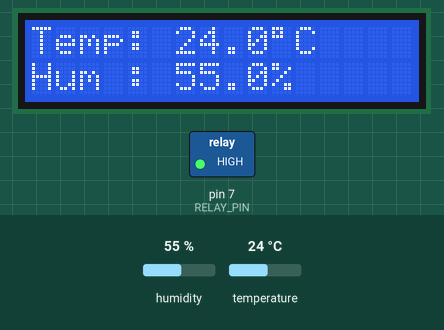
Bench run of a sketch on a simulated Arduino Uno, built with avr-gcc and run on an emulated ATmega328P. Parts: 16×2 character LCD, switched loads named in the sketch (green lamp = pin HIGH). The test bench sets the inputs (shaded band); at power-on: humidity 55 %, temperature 24 °C.

Above: at 3.2 s.
3.3 s: humidity set to 67 %
At 5.6 s:
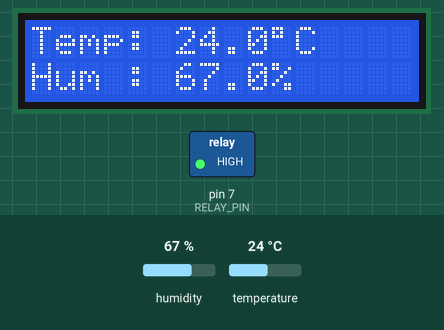
6.0 s: humidity set to 71 %
At 6.7 s:
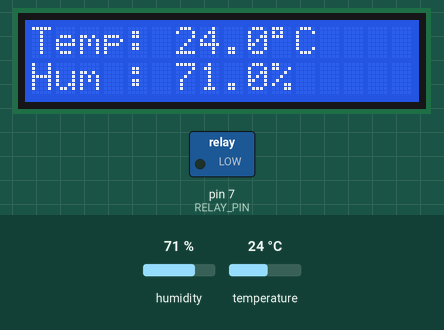
8.7 s: temperature set to 12 °C
At 11.2 s:
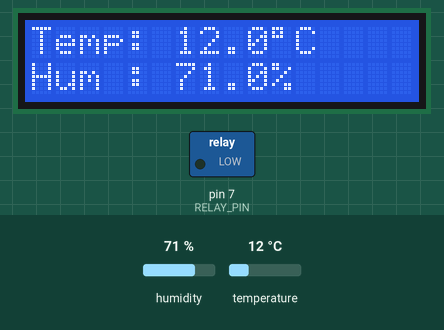
11.8 s: temperature set to 19 °C
At 13.4 s:
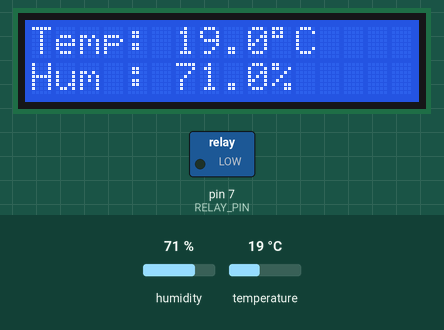
Timing chart, 0 to 14.9 s (numbered marks = the images above; inputs shaded):
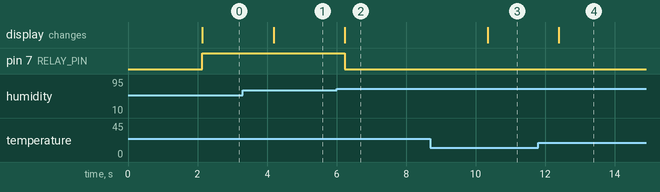

Measured:
- the behaviour switches between 69 and 70 % on humidity (found by bisection; images 1 and 2)
- after the input at 3.3 s, the display: changes after 0.89 s (image 1)
- after the input at 6.0 s, pin 7 (RELAY_PIN): HIGH → LOW after 0.24 s; the display: changes after 0.24 s (image 2)
- after the input at 8.7 s, the display: changes after 1.6 s (image 3)
- after the input at 11.8 s, the display: changes after 0.60 s (image 4)

The sketch:

humidity_controller.ino
```cpp
#include <DHT.h>
#include <Wire.h>
#include <LiquidCrystal_I2C.h>

// -------------------- DHT Setup --------------------
#define DHTPIN 2
#define DHTTYPE DHT11

DHT dht(DHTPIN, DHTTYPE);

// -------------------- Relay Setup --------------------
#define RELAY_PIN 7
int humidityThreshold = 70;   // Set desired humidity level

// -------------------- LCD Setup --------------------
LiquidCrystal_I2C lcd(0x27, 16, 2);  // Change to 0x3F if needed

void setup() {
  Serial.begin(9600);
  dht.begin();
  pinMode(RELAY_PIN, OUTPUT);

  lcd.init();
  lcd.backlight();
  lcd.setCursor(0, 0);
  lcd.print("Humidity Control");
  delay(2000);
  lcd.clear();
}

void loop() {

  float humidity = dht.readHumidity();
  float temperature = dht.readTemperature();

  if (isnan(humidity) || isnan(temperature)) {
    lcd.setCursor(0, 0);
    lcd.print("Sensor Error");
    delay(2000);
    return;
  }

  // Display Temperature
  lcd.setCursor(0, 0);
  lcd.print("Temp: ");
  lcd.print(temperature, 1);
  lcd.print((char)223);  // Degree symbol
  lcd.print("C   ");

  // Display Humidity
  lcd.setCursor(0, 1);
  lcd.print("Hum : ");
  lcd.print(humidity, 1);
  lcd.print("%   ");

  // Control Mist Maker using Relay
  if (humidity < humidityThreshold) {
    digitalWrite(RELAY_PIN, HIGH);   // Turn ON humidifier
  } else {
    digitalWrite(RELAY_PIN, LOW);    // Turn OFF humidifier
  }

  delay(2000);
}
```
